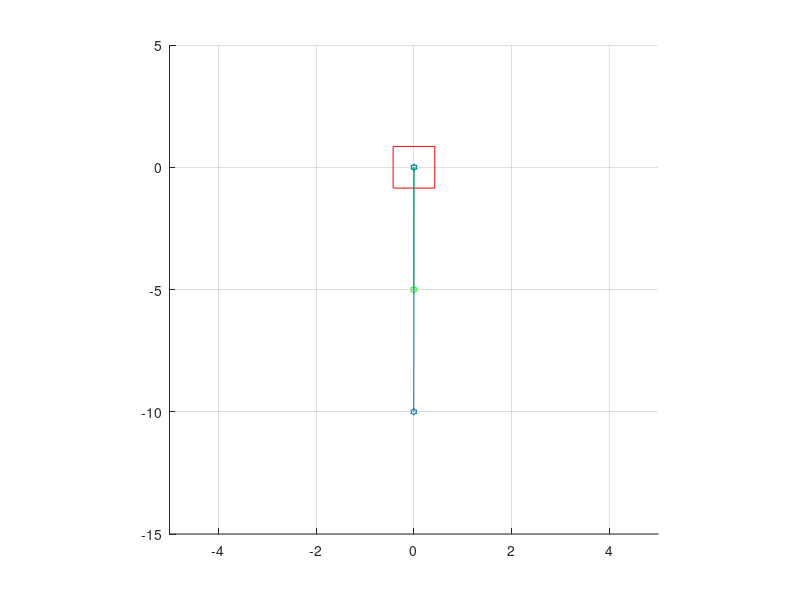

This chart was generated by the following MATLAB code:
clear all
clear
A =[ 0, 1,            0, 0,            0, 0;
 0, 0,    -981/1000, 0,    -981/1000, 0;
 0, 0,            0, 1,            0, 0;
 0, 0, -10791/20000, 0,   -981/20000, 0;
 0, 0,            0, 0,            0, 1;
 0, 0,   -981/10000, 0, -10791/10000, 0];

B =[    0;
    1/1000;
         0;
   1/20000;
         0;
   1/10000];

C = [1 0 0 0 0 0;
     0 0 1 0 0 0
     0 0 0 0 1 0];
 
D = 0;
states = {'x' 'x_dot' 'phi1' 'phi_dot1' 'phi2' 'phi_dot2'};
inputs = {'f'};
outputs = {'x'; 'phi1';'phi2'};

sys_ss = ss(A,B,C,D,'statename',states,'inputname',inputs,'outputname',outputs);

poles = eig(A) %% poles without Control

co = ctrb(sys_ss);
controllability = rank(co)

Q =[100000     0     0     0     0     0;
    0    10     0     0     0     0;
    0     0     1000000     0     0     0;
    0     0     0    10     0     0;
    0     0     0     0     1000000     0;
    0     0     0     0     0    10] %cost matrix 


R=0.001

K = lqr(A,B,Q,R)
% K=[0 0 0 0 0 0 ];
Ac = [(A-B*K)];
Bc = [B];
Cc = [C];
Dc = [D];

poles1 = eig(Ac); %% poles with LQR
states = {'x' 'x_dot' 'phi1' 'phi_dot1' 'phi2' 'phi_dot2'};
inputs = {'f'};
outputs = {'x'; 'phi1'; 'phi2'};

sys_cl = ss(Ac,Bc,Cc,Dc,'statename',states,'inputname',inputs,'outputname',outputs);
% hold on
x0=[2,0,0.3,0,0.3,0]  %% initial condition
t = 0:0.1:100;
r =8*ones(size(t)); %% Step input 
[y,t,x]=lsim(sys_cl,r,t,x0); %% simulation command
% figure
% [AX,H1,H2] = plotyy(t,y(:,1),t,y(:,2),'plot'); %% Plot of x and Theta 1
% set(get(AX(1),'Ylabel'),'String','cart position (m)')
% set(get(AX(2),'Ylabel'),'String','pendulum 1 angle (radians)')
%  figure %% new figure
%  
% [AX,H1,H3] = plotyy(t,y(:,1),t,y(:,3),'plot');  %% Plot of x and Theta 2
% set(get(AX(1),'Ylabel'),'String','cart position (m)')
% set(get(AX(2),'Ylabel'),'String','pendulum 2 angle (radians)')
% title('Step Response with LQR Control')
%%
pend1x=-5*sin(x(:,3))+x(:,1);
pend1y=-5*cos(x(:,3));
pend2x=-10*sin(x(:,5))+x(:,1);
pend2y=-10*cos(x(:,5));
hold on;
axis([-5 5 -15 5]);
axis('square');
grid on;
length= length(t);
hbead=line(x(1,1),t(1),'color','r','marker','square','markersize',30);

line1x=[x(:,1),pend1x];
line1y=[zeros(length,1),pend1y];
hbead1=line(line1x(1),line1y(1),'marker','hexagram','markersize',5,'color','g');

line2x=[x(:,1),pend2x];
line2y=[zeros(length,1),pend2y];
hbead2=line(line2x(1),line2y(1),'marker','hexagram','markersize',5);

for k=2:length
set(hbead,'xdata',x(k,1),'ydata',0);
set(hbead1,'xdata',line1x(k,:),'ydata',line1y(k,:));
set(hbead2,'xdata',line2x(k,:),'ydata',line2y(k,:));
drawnow
% F(k)=getframe(gcf);
end

% video=VideoWriter('123.avi','Uncompressed AVI');
% open(video);
% writeVideo(video,F);
% close video